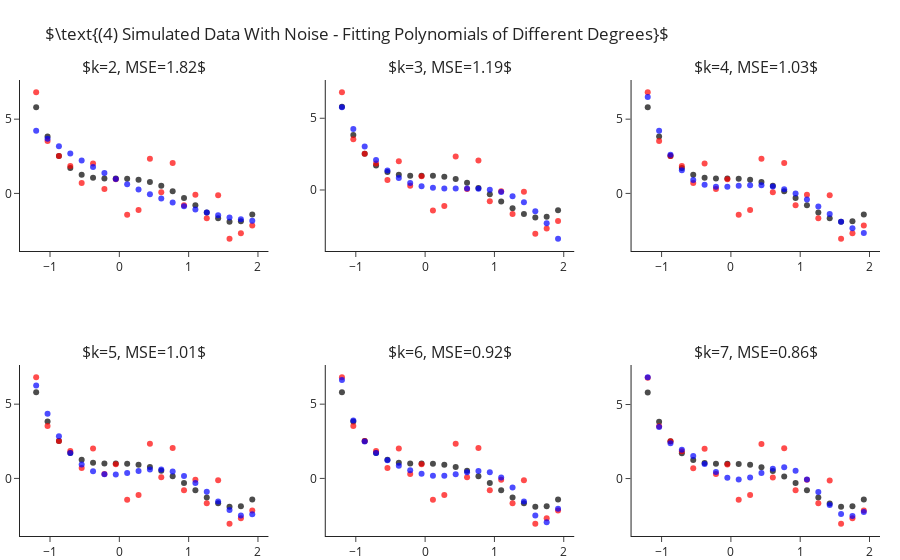

The notebook cell this image was saved under:
### Markdown cell above
## Fitting Polynomial Of Different Degrees - With Sample Noise

Still fitting for different values of $k$, let us add some standard Gaussian noise (i.e. $\mathcal{N}\left(0,1\right)$).
This time we observe two things:
- Even for the correct $k=4$ model we are not able to achieve zero MSE.
- As we increase $4<k\rightarrow 7$ we manage to decrease the error more and more.

### Code cell
y = y_ + np.random.normal(size=len(y_))

ks = range(2, 8)
fig = make_subplots(2, 3, subplot_titles=list(ks))
for i, k in enumerate(ks):
    r,c = i//3+1, i%3+1 
    
    y_hat = make_pipeline(PolynomialFeatures(k), LinearRegression(fit_intercept=False)).fit(X, y).predict(X)
    fig.add_traces([go.Scatter(x=x, y=y_, mode="markers", name="Real Points",  marker=dict(color="black", opacity=.7), showlegend=False),
                    go.Scatter(x=x, y=y, mode="markers", name="Observed Points",  marker=dict(color="red", opacity=.7), showlegend=False), 
                    go.Scatter(x=x, y=y_hat, mode="markers", name="Predicted Points",  marker=dict(color="blue", opacity=.7), showlegend=False)], rows=r, cols=c)
    fig["layout"]["annotations"][i]["text"] = rf"$k={{0}}, MSE={{1}}$".format(k, round(np.mean((y-y_hat)**2), 2))

fig.update_layout(title=r"$\text{(4) Simulated Data With Noise - Fitting Polynomials of Different Degrees}$", margin=dict(t=80)).show()

### Figure 1 — Plotly figure (JSON) as saved in the notebook; plotly's stock layout.template omitted (floating-point values rounded to 4 significant figures)
{"data": [{"marker": {"color": "black", "opacity": 0.7}, "mode": "markers", "name": "Real Points", "showlegend": false, "x": [-1.2, -1.036, -0.8718, -0.7077, -0.5436, -0.3795, -0.2154, -0.05128, 0.1128, 0.2769, 0.441, 0.6051, 0.7692, 0.9333, 1.097, 1.262, 1.426, 1.59, 1.754, 1.918], "y": [5.81, 3.838, 2.523, 1.709, 1.261, 1.058, 0.9989, 0.999, 0.9909, 0.9251, 0.769, 0.5078, 0.1439, -0.3028, -0.7951, -1.278, -1.68, -1.912, -1.866, -1.418], "type": "scatter", "xaxis": "x", "yaxis": "y"}, {"marker": {"color": "red", "opacity": 0.7}, "mode": "markers", "name": "Observed Points", "showlegend": false, "x": [-1.2, -1.036, -0.8718, -0.7077, -0.5436, -0.3795, -0.2154, -0.05128, 0.1128, 0.2769, 0.441, 0.6051, 0.7692, 0.9333, 1.097, 1.262, 1.426, 1.59, 1.754, 1.918], "y": [6.809, 3.535, 2.526, 1.849, 0.6971, 2.009, 0.2991, 0.9569, -1.432, -1.109, 2.332, 0.07384, 2.052, -0.7901, -0.08503, -1.667, -0.1243, -3.049, -2.686, -2.157], "type": "scatter", "xaxis": "x", "yaxis": "y"}, {"marker": {"color": "blue", "opacity": 0.7}, "mode": "markers", "name": "Predicted Points", "showlegend": false, "x": [-1.2, -1.036, -0.8718, -0.7077, -0.5436, -0.3795, -0.2154, -0.05128, 0.1128, 0.2769, 0.441, 0.6051, 0.7692, 0.9333, 1.097, 1.262, 1.426, 1.59, 1.754, 1.918], "y": [4.217, 3.682, 3.171, 2.684, 2.221, 1.782, 1.367, 0.9761, 0.609, 0.2659, -0.05325, -0.3484, -0.6196, -0.8667, -1.09, -1.289, -1.464, -1.616, -1.743, -1.846], "type": "scatter", "xaxis": "x", "yaxis": "y"}, {"marker": {"color": "black", "opacity": 0.7}, "mode": "markers", "name": "Real Points", "showlegend": false, "x": [-1.2, -1.036, -0.8718, -0.7077, -0.5436, -0.3795, -0.2154, -0.05128, 0.1128, 0.2769, 0.441, 0.6051, 0.7692, 0.9333, 1.097, 1.262, 1.426, 1.59, 1.754, 1.918], "y": [5.81, 3.838, 2.523, 1.709, 1.261, 1.058, 0.9989, 0.999, 0.9909, 0.9251, 0.769, 0.5078, 0.1439, -0.3028, -0.7951, -1.278, -1.68, -1.912, -1.866, -1.418], "type": "scatter", "xaxis": "x2", "yaxis": "y2"}, {"marker": {"color": "red", "opacity": 0.7}, "mode": "markers", "name": "Observed Points", "showlegend": false, "x": [-1.2, -1.036, -0.8718, -0.7077, -0.5436, -0.3795, -0.2154, -0.05128, 0.1128, 0.2769, 0.441, 0.6051, 0.7692, 0.9333, 1.097, 1.262, 1.426, 1.59, 1.754, 1.918], "y": [6.809, 3.535, 2.526, 1.849, 0.6971, 2.009, 0.2991, 0.9569, -1.432, -1.109, 2.332, 0.07384, 2.052, -0.7901, -0.08503, -1.667, -0.1243, -3.049, -2.686, -2.157], "type": "scatter", "xaxis": "x2", "yaxis": "y2"}, {"marker": {"color": "blue", "opacity": 0.7}, "mode": "markers", "name": "Predicted Points", "showlegend": false, "x": [-1.2, -1.036, -0.8718, -0.7077, -0.5436, -0.3795, -0.2154, -0.05128, 0.1128, 0.2769, 0.441, 0.6051, 0.7692, 0.9333, 1.097, 1.262, 1.426, 1.59, 1.754, 1.918], "y": [5.766, 4.253, 3.035, 2.082, 1.36, 0.8376, 0.4833, 0.2649, 0.1503, 0.1077, 0.105, 0.1103, 0.09163, 0.01705, -0.1454, -0.4278, -0.8619, -1.48, -2.314, -3.395], "type": "scatter", "xaxis": "x2", "yaxis": "y2"}, {"marker": {"color": "black", "opacity": 0.7}, "mode": "markers", "name": "Real Points", "showlegend": false, "x": [-1.2, -1.036, -0.8718, -0.7077, -0.5436, -0.3795, -0.2154, -0.05128, 0.1128, 0.2769, 0.441, 0.6051, 0.7692, 0.9333, 1.097, 1.262, 1.426, 1.59, 1.754, 1.918], "y": [5.81, 3.838, 2.523, 1.709, 1.261, 1.058, 0.9989, 0.999, 0.9909, 0.9251, 0.769, 0.5078, 0.1439, -0.3028, -0.7951, -1.278, -1.68, -1.912, -1.866, -1.418], "type": "scatter", "xaxis": "x3", "yaxis": "y3"}, {"marker": {"color": "red", "opacity": 0.7}, "mode": "markers", "name": "Observed Points", "showlegend": false, "x": [-1.2, -1.036, -0.8718, -0.7077, -0.5436, -0.3795, -0.2154, -0.05128, 0.1128, 0.2769, 0.441, 0.6051, 0.7692, 0.9333, 1.097, 1.262, 1.426, 1.59, 1.754, 1.918], "y": [6.809, 3.535, 2.526, 1.849, 0.6971, 2.009, 0.2991, 0.9569, -1.432, -1.109, 2.332, 0.07384, 2.052, -0.7901, -0.08503, -1.667, -0.1243, -3.049, -2.686, -2.157], "type": "scatter", "xaxis": "x3", "yaxis": "y3"}, {"marker": {"color": "blue", "opacity": 0.7}, "mode": "markers", "name": "Predicted Points", "showlegend": false, "x": [-1.2, -1.036, -0.8718, -0.7077, -0.5436, -0.3795, -0.2154, -0.05128, 0.1128, 0.2769, 0.441, 0.6051, 0.7692, 0.9333, 1.097, 1.262, 1.426, 1.59, 1.754, 1.918], "y": [6.498, 4.214, 2.612, 1.552, 0.9114, 0.5782, 0.4542, 0.4548, 0.5083, 0.5563, 0.5537, 0.4683, 0.2816, -0.01204, -0.4049, -0.8761, -1.391, -1.904, -2.352, -2.663], "type": "scatter", "xaxis": "x3", "yaxis": "y3"}, {"marker": {"color": "black", "opacity": 0.7}, "mode": "markers", "name": "Real Points", "showlegend": false, "x": [-1.2, -1.036, -0.8718, -0.7077, -0.5436, -0.3795, -0.2154, -0.05128, 0.1128, 0.2769, 0.441, 0.6051, 0.7692, 0.9333, 1.097, 1.262, 1.426, 1.59, 1.754, 1.918], "y": [5.81, 3.838, 2.523, 1.709, 1.261, 1.058, 0.9989, 0.999, 0.9909, 0.9251, 0.769, 0.5078, 0.1439, -0.3028, -0.7951, -1.278, -1.68, -1.912, -1.866, -1.418], "type": "scatter", "xaxis": "x4", "yaxis": "y4"}, {"marker": {"color": "red", "opacity": 0.7}, "mode": "markers", "name": "Observed Points", "showlegend": false, "x": [-1.2, -1.036, -0.8718, -0.7077, -0.5436, -0.3795, -0.2154, -0.05128, 0.1128, 0.2769, 0.441, 0.6051, 0.7692, 0.9333, 1.097, 1.262, 1.426, 1.59, 1.754, 1.918], "y": [6.809, 3.535, 2.526, 1.849, 0.6971, 2.009, 0.2991, 0.9569, -1.432, -1.109, 2.332, 0.07384, 2.052, -0.7901, -0.08503, -1.667, -0.1243, -3.049, -2.686, -2.157], "type": "scatter", "xaxis": "x4", "yaxis": "y4"}, {"marker": {"color": "blue", "opacity": 0.7}, "mode": "markers", "name": "Predicted Points", "showlegend": false, "x": [-1.2, -1.036, -0.8718, -0.7077, -0.5436, -0.3795, -0.2154, -0.05128, 0.1128, 0.2769, 0.441, 0.6051, 0.7692, 0.9333, 1.097, 1.262, 1.426, 1.59, 1.754, 1.918], "y": [6.25, 4.357, 2.841, 1.708, 0.9353, 0.4798, 0.2819, 0.271, 0.3711, 0.5058, 0.6042, 0.6056, 0.4654, 0.1603, -0.3065, -0.8999, -1.547, -2.133, -2.495, -2.416], "type": "scatter", "xaxis": "x4", "yaxis": "y4"}, {"marker": {"color": "black", "opacity": 0.7}, "mode": "markers", "name": "Real Points", "showlegend": false, "x": [-1.2, -1.036, -0.8718, -0.7077, -0.5436, -0.3795, -0.2154, -0.05128, 0.1128, 0.2769, 0.441, 0.6051, 0.7692, 0.9333, 1.097, 1.262, 1.426, 1.59, 1.754, 1.918], "y": [5.81, 3.838, 2.523, 1.709, 1.261, 1.058, 0.9989, 0.999, 0.9909, 0.9251, 0.769, 0.5078, 0.1439, -0.3028, -0.7951, -1.278, -1.68, -1.912, -1.866, -1.418], "type": "scatter", "xaxis": "x5", "yaxis": "y5"}, {"marker": {"color": "red", "opacity": 0.7}, "mode": "markers", "name": "Observed Points", "showlegend": false, "x": [-1.2, -1.036, -0.8718, -0.7077, -0.5436, -0.3795, -0.2154, -0.05128, 0.1128, 0.2769, 0.441, 0.6051, 0.7692, 0.9333, 1.097, 1.262, 1.426, 1.59, 1.754, 1.918], "y": [6.809, 3.535, 2.526, 1.849, 0.6971, 2.009, 0.2991, 0.9569, -1.432, -1.109, 2.332, 0.07384, 2.052, -0.7901, -0.08503, -1.667, -0.1243, -3.049, -2.686, -2.157], "type": "scatter", "xaxis": "x5", "yaxis": "y5"}, {"marker": {"color": "blue", "opacity": 0.7}, "mode": "markers", "name": "Predicted Points", "showlegend": false, "x": [-1.2, -1.036, -0.8718, -0.7077, -0.5436, -0.3795, -0.2154, -0.05128, 0.1128, 0.2769, 0.441, 0.6051, 0.7692, 0.9333, 1.097, 1.262, 1.426, 1.59, 1.754, 1.918], "y": [6.624, 3.905, 2.481, 1.709, 1.224, 0.8517, 0.5424, 0.3086, 0.1808, 0.1754, 0.2737, 0.4153, 0.503, 0.4209, 0.06533, -0.6116, -1.546, -2.494, -2.947, -2.042], "type": "scatter", "xaxis": "x5", "yaxis": "y5"}, {"marker": {"color": "black", "opacity": 0.7}, "mode": "markers", "name": "Real Points", "showlegend": false, "x": [-1.2, -1.036, -0.8718, -0.7077, -0.5436, -0.3795, -0.2154, -0.05128, 0.1128, 0.2769, 0.441, 0.6051, 0.7692, 0.9333, 1.097, 1.262, 1.426, 1.59, 1.754, 1.918], "y": [5.81, 3.838, 2.523, 1.709, 1.261, 1.058, 0.9989, 0.999, 0.9909, 0.9251, 0.769, 0.5078, 0.1439, -0.3028, -0.7951, -1.278, -1.68, -1.912, -1.866, -1.418], "type": "scatter", "xaxis": "x6", "yaxis": "y6"}, {"marker": {"color": "red", "opacity": 0.7}, "mode": "markers", "name": "Observed Points", "showlegend": false, "x": [-1.2, -1.036, -0.8718, -0.7077, -0.5436, -0.3795, -0.2154, -0.05128, 0.1128, 0.2769, 0.441, 0.6051, 0.7692, 0.9333, 1.097, 1.262, 1.426, 1.59, 1.754, 1.918], "y": [6.809, 3.535, 2.526, 1.849, 0.6971, 2.009, 0.2991, 0.9569, -1.432, -1.109, 2.332, 0.07384, 2.052, -0.7901, -0.08503, -1.667, -0.1243, -3.049, -2.686, -2.157], "type": "scatter", "xaxis": "x6", "yaxis": "y6"}, {"marker": {"color": "blue", "opacity": 0.7}, "mode": "markers", "name": "Predicted Points", "showlegend": false, "x": [-1.2, -1.036, -0.8718, -0.7077, -0.5436, -0.3795, -0.2154, -0.05128, 0.1128, 0.2769, 0.441, 0.6051, 0.7692, 0.9333, 1.097, 1.262, 1.426, 1.59, 1.754, 1.918], "y": [6.838, 3.487, 2.38, 1.943, 1.52, 0.9804, 0.4357, 0.05019, -0.07058, 0.07295, 0.3761, 0.6667, 0.7614, 0.5276, -0.06336, -0.9079, -1.78, -2.392, -2.529, -2.257], "type": "scatter", "xaxis": "x6", "yaxis": "y6"}], "layout": {"xaxis": {"anchor": "y", "domain": [0.0, 0.2889]}, "yaxis": {"anchor": "x", "domain": [0.625, 1.0]}, "xaxis2": {"anchor": "y2", "domain": [0.3556, 0.6444]}, "yaxis2": {"anchor": "x2", "domain": [0.625, 1.0]}, "xaxis3": {"anchor": "y3", "domain": [0.7111, 1.0]}, "yaxis3": {"anchor": "x3", "domain": [0.625, 1.0]}, "xaxis4": {"anchor": "y4", "domain": [0.0, 0.2889]}, "yaxis4": {"anchor": "x4", "domain": [0.0, 0.375]}, "xaxis5": {"anchor": "y5", "domain": [0.3556, 0.6444]}, "yaxis5": {"anchor": "x5", "domain": [0.0, 0.375]}, "xaxis6": {"anchor": "y6", "domain": [0.7111, 1.0]}, "yaxis6": {"anchor": "x6", "domain": [0.0, 0.375]}, "annotations": [{"font": {"size": 16}, "showarrow": false, "text": "$k=2, MSE=1.82$", "x": 0.1444, "xanchor": "center", "xref": "paper", "y": 1.0, "yanchor": "bottom", "yref": "paper"}, {"font": {"size": 16}, "showarrow": false, "text": "$k=3, MSE=1.19$", "x": 0.5, "xanchor": "center", "xref": "paper", "y": 1.0, "yanchor": "bottom", "yref": "paper"}, {"font": {"size": 16}, "showarrow": false, "text": "$k=4, MSE=1.03$", "x": 0.8556, "xanchor": "center", "xref": "paper", "y": 1.0, "yanchor": "bottom", "yref": "paper"}, {"font": {"size": 16}, "showarrow": false, "text": "$k=5, MSE=1.01$", "x": 0.1444, "xanchor": "center", "xref": "paper", "y": 0.375, "yanchor": "bottom", "yref": "paper"}, {"font": {"size": 16}, "showarrow": false, "text": "$k=6, MSE=0.92$", "x": 0.5, "xanchor": "center", "xref": "paper", "y": 0.375, "yanchor": "bottom", "yref": "paper"}, {"font": {"size": 16}, "showarrow": false, "text": "$k=7, MSE=0.86$", "x": 0.8556, "xanchor": "center", "xref": "paper", "y": 0.375, "yanchor": "bottom", "yref": "paper"}], "margin": {"t": 80}, "title": {"text": "$\\text{(4) Simulated Data With Noise - Fitting Polynomials of Different Degrees}$"}}}
